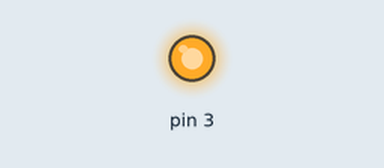
Simulated run of this sketch. Board: Arduino Uno, built with avr-gcc and run on an emulated ATmega328P. On the bench: output pins drawn as LEDs (lit = HIGH).

Above: at 0.1 s.
Timing chart, 0 to 1.6 s (numbered marks = the images above):
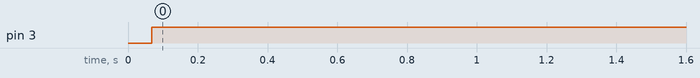

Measured:
- by itself, pin 3: LOW → HIGH at 0.07 s

The sketch:

Laser_Send_Test.ino
```cpp
// (licence header left out)
#include <IRremote.h>

IRsend irsend;

void setup()
{
  pinMode(3, OUTPUT);
}

void loop() {
  irsend.sendSony(69, 12);
  digitalWrite(3, HIGH);
  delay(1000);
  //  delay(500); //5 second delay between each signal burst
}
```
